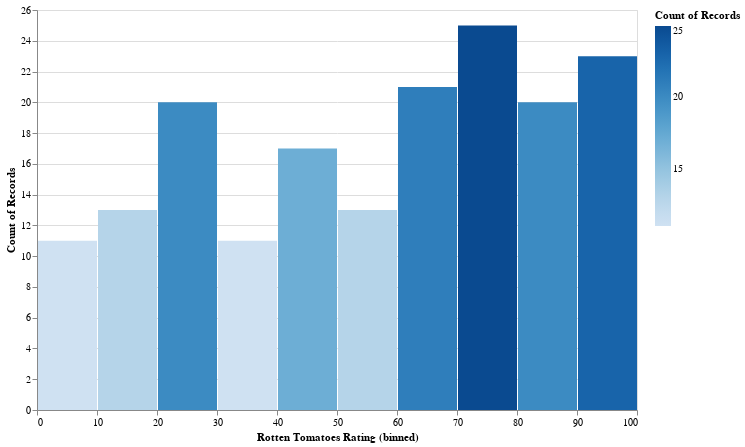

Source (notebook cell):
### Markdown cell above
<h3> Most of the movies we have in the dataframe tends to have a rating from 6 - 8 & very few movies rated 1-2. </h3>

### Code cell
'''Rotten tomatoes rating'''
alt.Chart(movies_data, height = 400, width = 600) \
    .mark_bar() \
    .encode(alt.X('Rotten Tomatoes Rating', bin = True),
           y = 'count()',
           color = 'count()')

### Figure 1 — Vega-Lite specification as saved in the notebook (floating-point values rounded to 4 significant figures; data arrays with more than 128 entries replaced by an {"elided": "..."} marker saying what was removed)
{"$schema": "https://vega.github.io/schema/vega-lite/v4.8.1.json", "config": {"view": {"continuousHeight": 300, "continuousWidth": 400}}, "data": {"name": "data-bfc3b49e1ac0dbfca47079e652fb3c58"}, "datasets": {"data-bfc3b49e1ac0dbfca47079e652fb3c58": {"elided": "174 records"}}, "encoding": {"color": {"aggregate": "count", "type": "quantitative"}, "x": {"bin": true, "field": "Rotten Tomatoes Rating", "type": "quantitative"}, "y": {"aggregate": "count", "type": "quantitative"}}, "height": 400, "mark": "bar", "width": 600}
